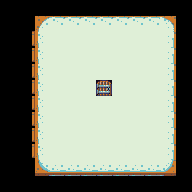

This game map was drawn from its Tiled (.tmx) file and the tilesets committed beside it. A one-line description and the trimmed map source follow:
An orthogonal 12x12 tile map with 16x16 px tiles, 1 tile layer (Kachelebene 1), 2 tilesets and 1 object.

<map version="1.0" tiledversion="1.0.3" orientation="orthogonal" renderorder="right-down" width="12" height="12" tilewidth="16" tileheight="16" nextobjectid="1">
 <tileset firstgid="1" name="Floor" tilewidth="16" tileheight="16" spacing="1" tilecount="684" columns="19">
  <image source="../Dawnlike/Objects/Floor.png" trans="000000" width="336" height="624" />
 </tileset>
 <tileset firstgid="685" name="Door0" tilewidth="16" tileheight="16" spacing="1" tilecount="35" columns="7">
  <image source="../Dawnlike/Objects/Door0.png" trans="000000" width="128" height="96" />
  <tile id="0">
   <objectgroup draworder="index">
    <object id="1" x="0" y="0" width="16" height="16" />
   </objectgroup>
  </tile>
 </tileset>
 <layer name="Kachelebene 1" width="12" height="12">
  <data>[144 cells, 90 non-empty, 10 distinct tile ids]</data>
 </layer>
</map>
